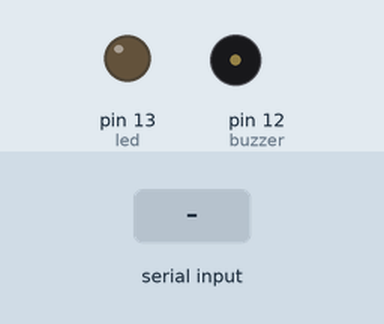
Recording of a sketch running on a simulated Arduino Uno, built with avr-gcc and run on an emulated ATmega328P. On the bench: output pins drawn as LEDs (lit = HIGH), buzzer (waves = sounding, pin HIGH). Inputs (shaded band) come from the test bench.

Above: at 1.2 s.
1.3 s: "2" received over Serial
At 3.2 s:
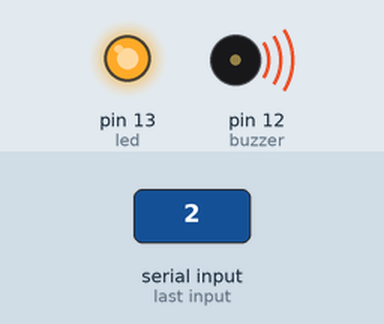
3.5 s: "1" received over Serial
At 5.0 s:
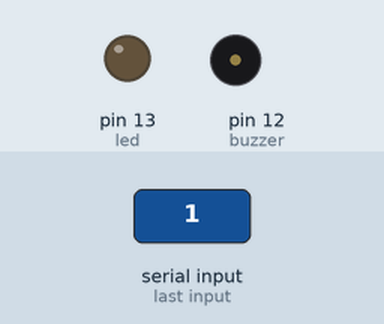
Timing chart, 0 to 6.5 s (numbered marks = the images above; inputs shaded):
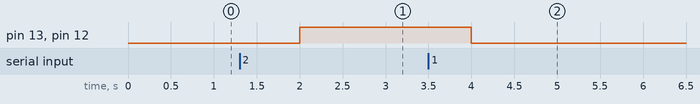

The sketch:

uas.ino
```cpp
int led = 13;
int buzzer = 12;

char result;

void setup() {
  Serial.begin(9600);
  pinMode(led, OUTPUT);
  pinMode(buzzer, OUTPUT);

}

void loop() {
  while (Serial.available() > 0){
    result = Serial.read();
    switch (result) {
      case '1':
          digitalWrite(led,LOW);
          digitalWrite(buzzer,LOW);
          break;
      case '2':
          digitalWrite(led,HIGH);
          digitalWrite(buzzer,HIGH);
          break;
      }
    }
    delay(1000);
}
```

Measured:
- after the input at 1.3 s, pin 13 (led), pin 12 (buzzer): LOW → HIGH after 0.70 s
- after the input at 3.5 s, pin 13 (led), pin 12 (buzzer): HIGH → LOW after 0.50 s
